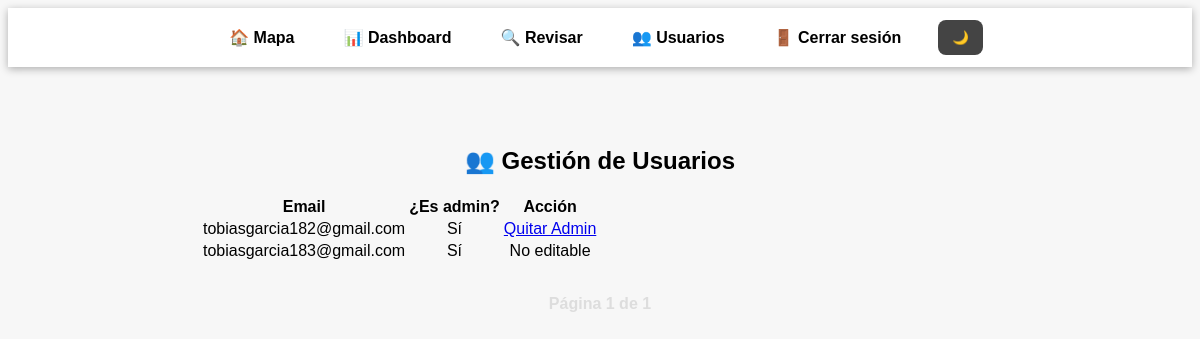
Screenshot of /admin/usuarios (signed in) with the database file from the repository.
### models.py (models this page shows, shortened)
class Usuario(db.Model, UserMixin):
    __tablename__ = 'usuarios'
    id = db.Column(db.Integer, primary_key=True)
    email = db.Column(db.String(150), unique=True, nullable=False)
    password = db.Column(db.String(200), nullable=False)
    is_admin = db.Column(db.Boolean, default=False)

### app.py (the view)
@app.route('/admin/usuarios')
@login_required
def admin_usuarios():
    if not current_user.is_admin:
        abort(403)
    page = request.args.get('page', 1, type=int)
    per_page = 8  # usuarios por página
    usuarios = Usuario.query.order_by(Usuario.email).paginate(page=page, per_page=per_page)
    return render_template("admin_usuarios.html", usuarios=usuarios)

### app.py (called while the page is built)
@login_manager.user_loader
def load_user(user_id):
    return Usuario.query.get(int(user_id))

### templates/admin_usuarios.html (shortened to what this page needs)
{% extends 'base_admin.html' %}
{% block content %}
<h2>👥 Gestión de Usuarios</h2>
<table class="table table-bordered">
  <thead>
    <tr>
      <th>Email</th>
      <th>¿Es admin?</th>
      <th>Acción</th>
    </tr>
  </thead>
  <tbody>
    {% for usuario in usuarios %}
    <tr>
      <td>{{ usuario.email }}</td>
      <td>{{ 'Sí' if usuario.is_admin else 'No' }}</td>
      <td>
        {% if usuario.id != current_user.id %}
          <a href="{{ url_for('toggle_admin', id=usuario.id) }}"
             class="btn btn-sm {% if usuario.is_admin %}btn-danger{% else %}btn-success{% endif %}">
             {% if usuario.is_admin %}Quitar Admin{% else %}Hacer Admin{% endif %}
          </a>
        {% else %}
          <span class="text-muted">No editable</span>
        {% endif %}
      </td>
    </tr>
    {% endfor %}
  </tbody>
</table>
<div class="paginacion">
  <span>Página {{ usuarios.page }} de {{ usuarios.pages }}</span>
</div>
{% endblock %}

### static/css/dashboard.css (style rules this page uses)
body { background-color: #f7f7f7; font-family: Arial, sans-serif; }
.paginacion { display: flex; justify-content: center; align-items: center; gap: 1rem; margin-top: 2rem; flex-wrap: wrap; }
.paginacion span { color: #ddd; font-weight: bold; }

### rows the page displays
Usuario: email "tobiasgarcia182@gmail.com", is_admin "Sí", shows "Quitar Admin"
Usuario: email "tobiasgarcia183@gmail.com", is_admin "Sí", shows "No editable"

### other values shown
{{ usuarios.page }} "1"
{{ usuarios.pages }} "1"
